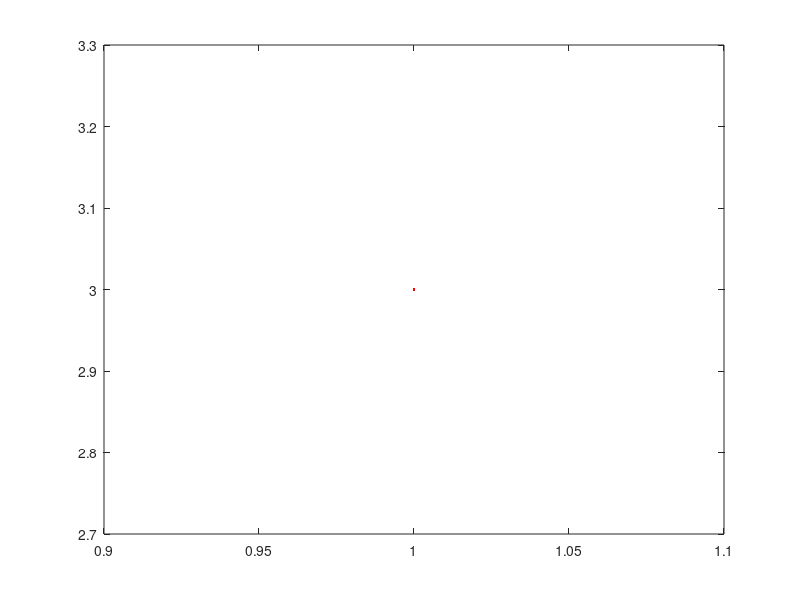

The MATLAB script that drew this image:
%matlab code
x=1;
y=3;
z=x+y;
fprintf('z=%2.3f',z);
a=11;
b=2i;
c=a+b;
fprintf('complex c=%2.3f',c);
figure; clf;
plot(x,y,'r')

